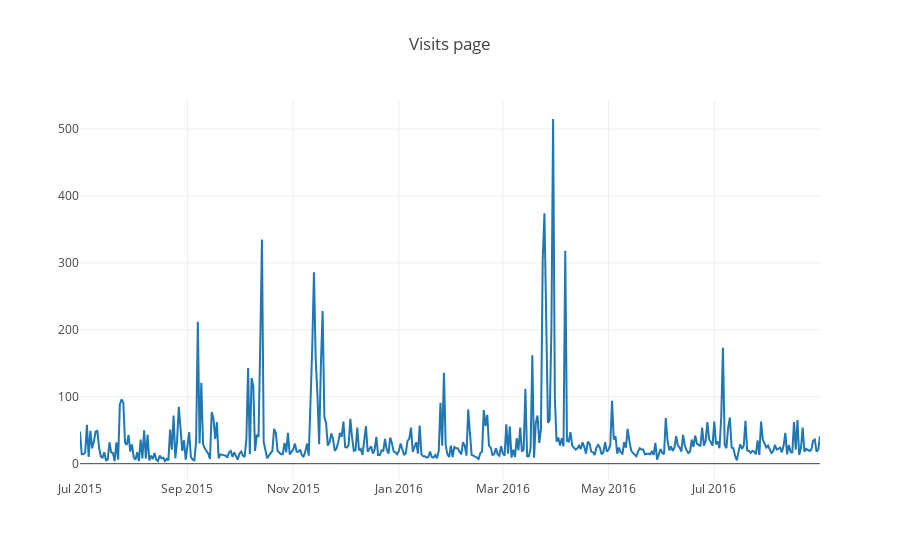

Notebook code cell kept with this figure:
### Code cell
dates = train.set_index('Page').T
pages = dates.columns[5:6]
data = []
for page in pages :
    trace = go.Scatter(
            x = dates.index,
            y = dates[page],
            name = page)
    data.append(trace)

layout = go.Layout(title='Visits page ')
fig = dict(data = data, layout = layout )
iplot(fig, show_link=False)

### Figure 1 — Plotly figure (JSON) as saved in the notebook; plotly's stock layout.template omitted (floating-point values rounded to 4 significant figures; data arrays with more than 128 entries replaced by an {"elided": "..."} marker saying what was removed)
{"data": [{"name": "2018_FIFA_World_Cup_qualification_(CONMEBOL)_en.wikipedia.org_all-access_spider", "type": "scatter", "x": {"elided": "430 str values"}, "y": {"elided": "430 mixed values"}}], "layout": {"title": "Visits page "}}
